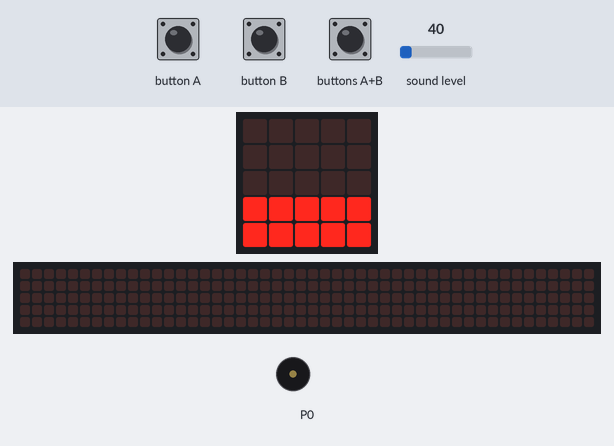
This program was run on a simulated BBC micro:bit (MakeCode). Parts: the board's 5×5 LED display, a strip that is not on the board, showing the scrolling text unrolled, buzzer (waves = sounding). Inputs (shaded band) come from the test bench; at power-on: sound level 40. The 48×5 strip is a reading aid, not a part: it shows the text the display is scrolling, unrolled, one strip-width of it at a time.

Above: at 1.2 s.
1.3 s: sound level set to 76
At 2.6 s:
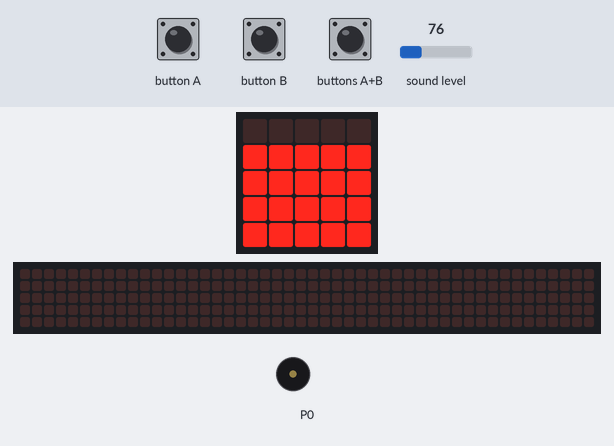
3.1 s: sound level set to 82
At 3.56 s:
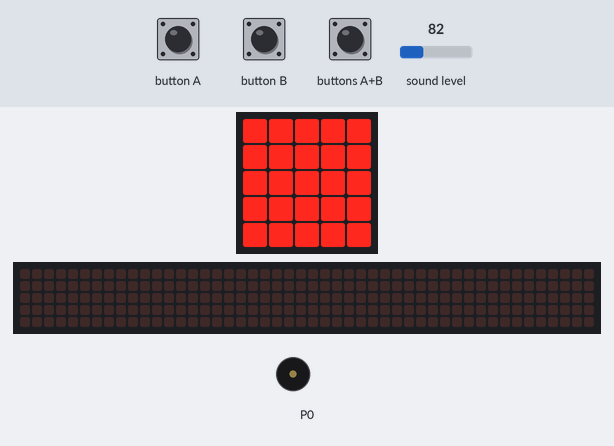
5.6 s: buttons A+B pressed for 0.15 s
At 5.95 s:
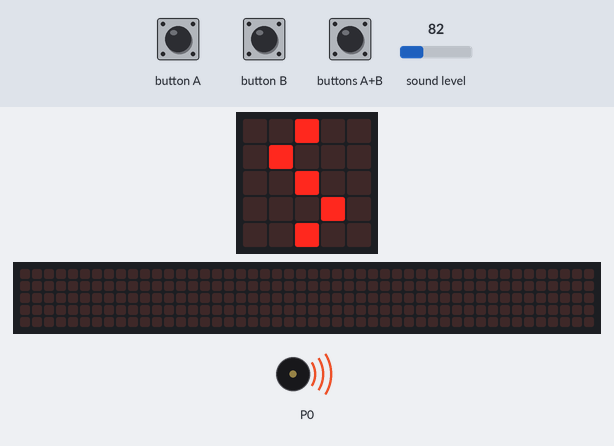
6.3 s: buttons A+B pressed for 1 s
7.9 s: buttons A+B pressed 5 times (0.12 s each, 0.3 s apart)
At 8.82 s:
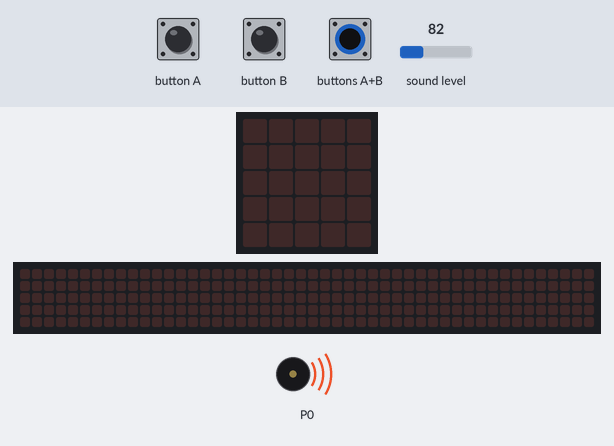
12.4 s: buttons A+B pressed for 0.15 s
At 14.71 s:
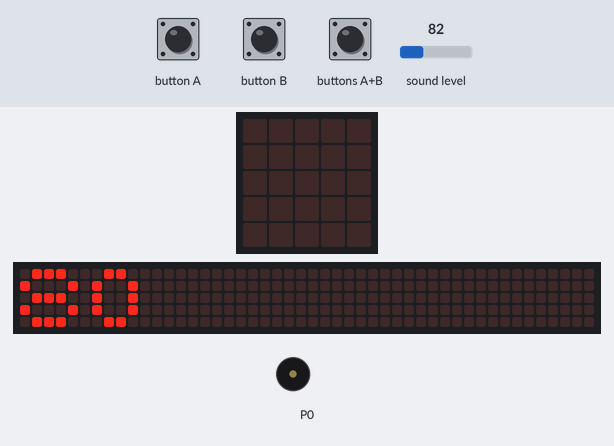
Timing chart, 0 to 16.2 s (numbered marks = the images above; inputs shaded):
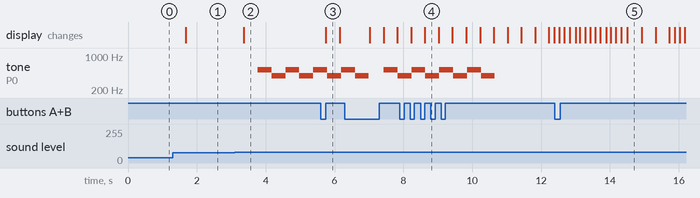

Measured:
- the behaviour switches between 79 and 80 on sound level (found by bisection; images 1 and 2)
- after the input at 1.3 s, the display: changes after 0.38 s (image 1)
- after the input at 3.1 s, tone on P0: alternates 523 Hz for 0.41 s and 392 Hz for 0.41 s, starting after 0.67 s; the display: changes after 0.27 s (image 2)
- after the input at 5.6 s, the display: changes after 0.15 s (image 3)
- after the input at 7.9 s, tone on P0: goes on until 10.7 s, then stays silent; the display: first changes after 0.33 s (image 4 shows a later state)
- after the input at 12.4 s, tone on P0: stops changing and stays silent
- what the display in image 3 shows lasts 0.4 s, from 5.8 s to 6.2 s

The program:

main.ts
```typescript
input.onButtonPressed(Button.A, function () {
    Number2 += 1
})
input.onButtonPressed(Button.AB, function () {
    if (Setting == 0) {
        Setting = 1
        basic.showLeds(`
            . . # . .
            . # . . .
            . . # . .
            . . . # .
            . . # . .
            `)
    }
    if (Setting == 1) {
        Setting = 0
        basic.showLeds(`
            . . . . .
            . . . . .
            . . . . .
            . . . . .
            . . . . .
            `)
    }
})
input.onButtonPressed(Button.B, function () {
    Number2 += -1
})
let Setting = 0
let Number2 = 80
basic.forever(function () {
    if (Setting == 0) {
        if (input.soundLevel() >= Number2) {
            basic.showLeds(`
                # # # # #
                # # # # #
                # # # # #
                # # # # #
                # # # # #
                `)
            music.play(music.stringPlayable("C5 G C5 G C5 G C5 G ", 150), music.PlaybackMode.UntilDone)
        } else if (input.soundLevel() >= Number2 * 0.8) {
            basic.showLeds(`
                . . . . .
                # # # # #
                # # # # #
                # # # # #
                # # # # #
                `)
        } else if (input.soundLevel() >= Number2 * 0.6) {
            basic.showLeds(`
                . . . . .
                . . . . .
                # # # # #
                # # # # #
                # # # # #
                `)
        } else if (input.soundLevel() >= Number2 * 0.4) {
            basic.showLeds(`
                . . . . .
                . . . . .
                . . . . .
                # # # # #
                # # # # #
                `)
        } else if (input.soundLevel() >= Number2 * 0.2) {
            basic.showLeds(`
                . . . . .
                . . . . .
                . . . . .
                . . . . .
                # # # # #
                `)
        } else {
            basic.showLeds(`
                . . . . .
                . . . . .
                . . . . .
                . . . . .
                . . . . .
                `)
        }
    } else {
        basic.showNumber(Number2)
    }
})
```

test.ts
```typescript
// 在這裡測試；當此封包作為擴充功能時，將不會編譯此內容。
```
